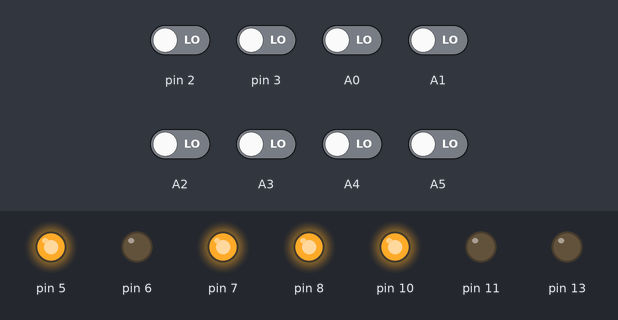
Bench run of a sketch on a simulated Arduino Uno, built with avr-gcc and run on an emulated ATmega328P. Parts: output pins drawn as LEDs (lit = HIGH). Inputs (shaded band) come from the test bench; at power-on: A0–5, pin 2, pin 3 LOW. What the sketch prints to the serial monitor is not drawn.

Above: at 0.1 s.
Timing chart, 0 to 1.6 s (numbered marks = the images above):
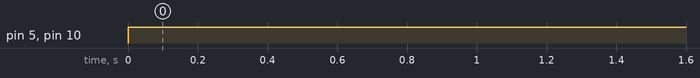

The sketch:

blackhawk.ino
```cpp
/*
  blackhawk
  https://github.com/krprashant94/eagle

  An 8 IR sensor based PID controlled line follower bot
  this can follow black and white strip using IR sensor

  The circuit:
    - Given in circuit.svg
  Sensor:
    - 8 IR sensor
  Motor Driver:
    - L293/L298/TB6612 like motor driver

  Created 04, Oct 2017
  Prashant K. Prasad
  Updated 30, Oct 2018
  Prashant K. Prasad
  Updated 07, Nov 2018
  Prashant K. Prasad
  Updated 04, Feb 2019
  Prashant K. Prasad

*/

#include "Motor.h"
#include "Sensor.h"

// Calibrate kp, kd, ki at Motor.h
// TODO: Update me if you found a good value of constant
Motor motor(7, 8, 10, 11, 5, 6);
Sensor sensor(A0,A1,A2,A3,A4,A5,3,2);

boolean data[8];

void setup() {
    // initlize devices
    motor.begin();
    sensor.begin();

    Serial.begin(9600);
    // For checkpoint
    pinMode(13, OUTPUT);
}

void loop() {
    //Checkpint detection not implimented as It vary from
    sensor.read(data);
    Serial.println(String(data[0]) + String(data[1]) + String(data[2]) + String(data[3]) + String(data[4]) + String(data[5]) + String(data[6]) + String(data[7]));

    if(data[3] == sensor.IN_TRACK || data[4] == sensor.IN_TRACK){
        motor.forword();
    }else if(data[0] == sensor.IN_TRACK || data[1] == sensor.IN_TRACK || data[2] == sensor.IN_TRACK){
        int pid = sensor.calcPID(data[0], data[1], data[2]);
        motor.speedControl(pid);
        motor.forword();
    }else if(data[5] == sensor.IN_TRACK || data[6] == sensor.IN_TRACK || data[7] == sensor.IN_TRACK){
        int pid = sensor.calcPID(data[0], data[1], data[2]);
        motor.speedControl(pid);
        motor.forword();
    }else{
        // What to doooo... chackpoint missing
        motor.stop();
        delay(1000);
    }

    delay(200);
}
```

Motor.h
```cpp
class Motor{
    public:
        int ENA;
        int ENB;
        int IN1;
        int IN2;
        int IN3;
        int IN4;
        int topSpeed;

        Motor(int ea, int eb, int lf, int lb, int rf, int rb){
            ENA = ea;
            ENB = eb;
            IN1 = lf;
            IN2 = lb;
            IN3 = rf;
            IN4 = rb;
        }

        void begin(){
            topSpeed = 255;

            pinMode(ENA, OUTPUT);
            pinMode(ENB, OUTPUT);

            pinMode(IN1, OUTPUT);
            pinMode(IN2, OUTPUT);
            pinMode(IN3, OUTPUT);
            pinMode(IN4, OUTPUT);

            analogWrite(ENA, topSpeed);
            analogWrite(ENB, topSpeed);
        }
        void forword(){
            digitalWrite(IN1, HIGH);
            digitalWrite(IN2, LOW);
            digitalWrite(IN3, HIGH);
            digitalWrite(IN4, LOW);
        }

        void backword(){
            digitalWrite(IN1, LOW);
            digitalWrite(IN2, HIGH);
            digitalWrite(IN3, LOW);
            digitalWrite(IN4, HIGH);
        }


        void left(){
            digitalWrite(IN1, HIGH);
            digitalWrite(IN2, LOW);
            digitalWrite(IN3, LOW);
            digitalWrite(IN4, LOW);
        }

        void right(){
            digitalWrite(IN1, LOW);
            digitalWrite(IN2, LOW);
            digitalWrite(IN3, HIGH);
            digitalWrite(IN4, LOW);
        }

        void rotate_left(){
            digitalWrite(IN1, HIGH);
            digitalWrite(IN2, LOW);
            digitalWrite(IN3, LOW);
            digitalWrite(IN4, HIGH);
        }

        void rotate_right(){
            digitalWrite(IN1, LOW);
            digitalWrite(IN2, HIGH);
            digitalWrite(IN3, HIGH);
            digitalWrite(IN4, LOW);
        }
        void stop(){
            digitalWrite(IN1, LOW);
            digitalWrite(IN2, LOW);
            digitalWrite(IN3, LOW);
            digitalWrite(IN4, LOW);
        }

        void speedControl(int diff){
            analogWrite(ENA, topSpeed - diff);
            analogWrite(ENB, topSpeed + diff);
        }
};
```

Sensor.h
```cpp
class Sensor{
    public:
        int S1, S2, S3, S4, S5, S6, S7, S8;
        int IN_TRACK = 0, OUT_OF_TRACK = 1;
        int topSpeed;

        int pid, prev_error = 0, integral = 0;
        float kp = 1, kd = 0.2, ki = 0.4;

        Sensor(int se1, int se2, int se3, int se4, int se5, int se6, int se7, int se8){
            S1 = se1;
            S2 = se2;
            S3 = se3;
            S4 = se4;
            S5 = se5;
            S6 = se6;
            S7 = se7;
            S8 = se8;
        }

        void begin(){
            pinMode(S1, INPUT);
            pinMode(S2, INPUT);
            pinMode(S3, INPUT);
            pinMode(S4, INPUT);
            pinMode(S5, INPUT);
            pinMode(S6, INPUT);
            pinMode(S7, INPUT);
            pinMode(S8, INPUT);

            topSpeed = 128;
        }


        int calcPID(int S1, int S2, int S3){
            int error;
            error = kp*(2*S1+S2+S3);
            integral += error;
            if(integral > topSpeed){
                integral = topSpeed;
            }
            pid = (kp*error)+(kd*(prev_error-error))+(ki*integral);
            prev_error = error;
            return pid;
        }

        void read(boolean *S_D){
            S_D[0] = digitalRead(S1);
            S_D[1] = digitalRead(S2);
            S_D[2] = digitalRead(S3);
            S_D[3] = digitalRead(S4);
            S_D[4] = digitalRead(S5);
            S_D[5] = digitalRead(S6);
            S_D[6] = digitalRead(S7);
            S_D[7] = digitalRead(S8);
        }
};
```

Measured:
- by itself, pin 5, pin 10: LOW → HIGH at 0.00 s
